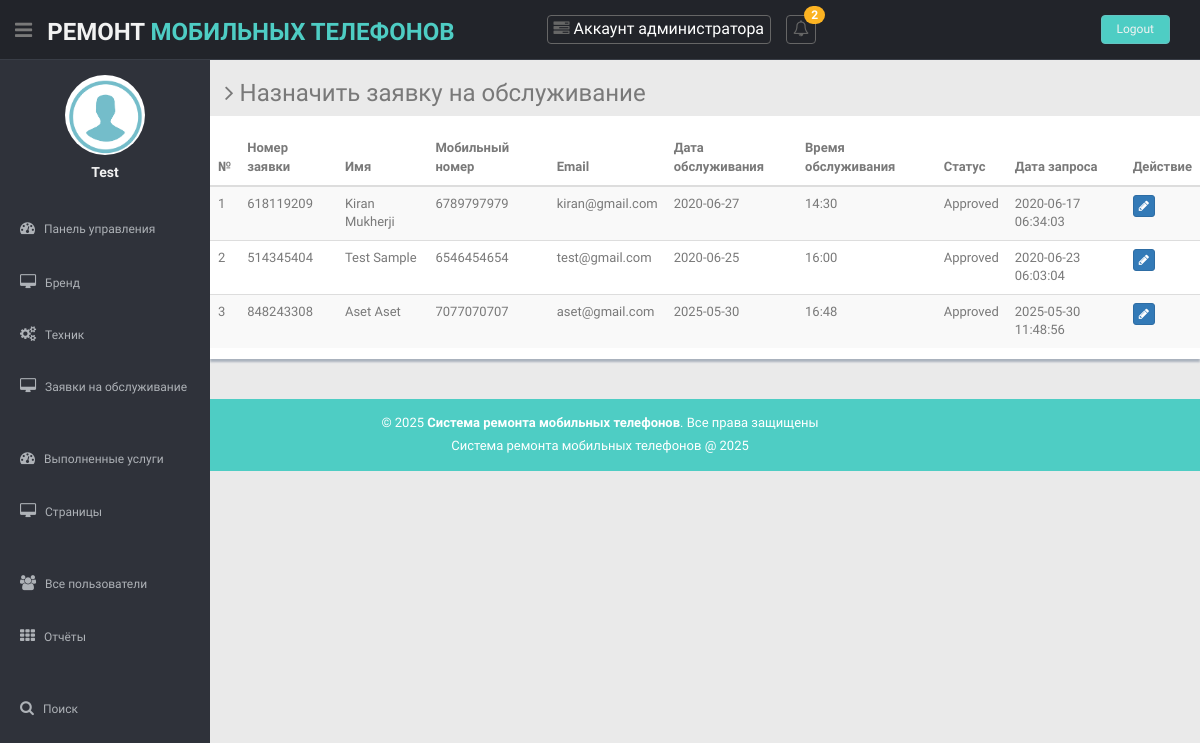
Screenshot of /admin/assign-service-request.php (signed in) with the database file from the repository.
### tables this page shows
CREATE TABLE IF NOT EXISTS `tblrequest` (
  `ID` int NOT NULL AUTO_INCREMENT,
  `UserID` int DEFAULT NULL,
  `ServiceNumber` varchar(10) DEFAULT NULL,
  `BrandName` varchar(50) DEFAULT NULL,
  `ACtype` varchar(100) DEFAULT NULL,
  `ACcapcity` varchar(50) DEFAULT NULL,
  `Problem` varchar(200) DEFAULT NULL,
  `ProblemDesc` mediumtext,
  `Address` varchar(200) DEFAULT NULL,
  `DateofService` varchar(200) DEFAULT NULL,
  `SuitableTime` varchar(200) DEFAULT NULL,
  `ReqDate` timestamp NULL DEFAULT CURRENT_TIMESTAMP,
  `Status` varchar(50) DEFAULT NULL,
  `AssignTo` varchar(120) DEFAULT NULL,
  `Remark` varchar(200) DEFAULT NULL,
  `ServiceCharge` decimal(10,2) DEFAULT NULL,
  `PartCharge` decimal(10,2) DEFAULT NULL,
  `OtherCharge` decimal(10,2) DEFAULT NULL,
  `ResponseDate` timestamp NULL DEFAULT NULL ON UPDATE CURRENT_TIMESTAMP,
  PRIMARY KEY (`ID`),
  KEY `ServiceNumber` (`ServiceNumber`)
);

CREATE TABLE IF NOT EXISTS `tbluser` (
  `ID` int NOT NULL AUTO_INCREMENT,
  `FirstName` varchar(200) DEFAULT NULL,
  `LastName` varchar(200) DEFAULT NULL,
  `MobileNumber` bigint DEFAULT NULL,
  `Email` varchar(200) DEFAULT NULL,
  `Password` varchar(200) DEFAULT NULL,
  `RegDate` timestamp NULL DEFAULT CURRENT_TIMESTAMP,
  PRIMARY KEY (`ID`)
);

### admin/assign-service-request.php (the view, shortened to what this page needs)
<?php
include('includes/dbconnection.php');
if (strlen($_SESSION['acrsaid']==0)) {
  header('location:logout.php');
  } else{
?>
<!DOCTYPE html>
<html lang="en">
<head>
  <link href="../lib/bootstrap/css/bootstrap.min.css" rel="stylesheet">
  <link href="../lib/font-awesome/css/font-awesome.css" rel="stylesheet" />
  <link href="../lib/advanced-datatable/css/demo_page.css" rel="stylesheet" />
  <link href="../lib/advanced-datatable/css/demo_table.css" rel="stylesheet" />
  <link rel="stylesheet" href="../lib/advanced-datatable/css/DT_bootstrap.css" />
  <link href="../css/style.css" rel="stylesheet">
  <link href="../css/style-responsive.css" rel="stylesheet">
</head>
<body>
  <section id="container">
   <?php include_once('includes/header.php');?>
  <?php include_once('includes/sidebar.php');?>
    <section id="main-content">
      <section class="wrapper">
        <h3><i class="fa fa-angle-right"></i> Назначить заявку на обслуживание</h3>
        <div class="row mb">
          <div class="content-panel">
            <div class="adv-table">
           <table class="table table-striped table-advance table-hover">
          <thead>
            <tr>
              <th>№</th>
              <th>Номер заявки</th>
              <th>Имя</th>
              <th>Мобильный номер</th>
              <th>Email</th>
              <th>Дата обслуживания</th>
              <th>Время обслуживания</th>
              <th>Статус</th>
              <th>Дата запроса</th>
              <th>Действие</th>
            </tr>
          </thead>
                <tbody>
                  <?php
$ret=mysqli_query($con,"select tbluser.*,tblrequest.* from tblrequest join tbluser on tbluser.ID=tblrequest.UserID where Status='Approved'");
$cnt=1;
while ($row=mysqli_fetch_array($ret)) {
?>
                  <tr class="gradeX">
                    <td><?php echo $cnt;?></td>
                    <td><?php  echo $row['ServiceNumber'];?></td>
                    <td><?php  echo $row['FirstName'];?> <?php  echo $row['LastName'];?></td>
                    <td><?php  echo $row['MobileNumber'];?></td>
                    <td><?php  echo $row['Email'];?></td>
                    <td><?php  echo $row['DateofService'];?></td>
                    <td><?php  echo $row['SuitableTime'];?></td>
                    <?php if($row['Status']==""){ ?>
                     <td><?php echo "Еще не обновлено"; ?></td>
<?php } else { ?>                  <td><?php  echo htmlentities($row['Status']);?>
                  </td>
                  <?php } ?>
                  <td class="hidden-phone"><?php  echo $row['ReqDate'];?></td>
                    <td class="center hidden-phone"><a href="view-service-detail.php?viewid=<?php echo htmlentities ($row['ServiceNumber']);?>"><button class="btn btn-primary btn-xs"><i class="fa fa-pencil"></i></button></a></td>
                  </tr>
                  <?php
$cnt=$cnt+1;
}?>
                </tbody>
              </table>
            </div>
          </div>
        </div>
      </section>
    </section>
<?php include_once('includes/footer.php');?>
  </section>
</body>
</html>
<?php  } ?>

### admin/includes/sidebar.php (shortened to what this page needs)
<aside>
      <div id="sidebar" class="nav-collapse ">
        <ul class="sidebar-menu" id="nav-accordion">
          <p class="centered"><a href="profile.html"><img src="images/images.png" class="img-circle" width="80"></a></p>
          <?php
$aid=$_SESSION['acrsaid'];
$ret=mysqli_query($con,"select * from tbladmin where ID='$aid'");
while ($row=mysqli_fetch_array($ret)) {
?>
          <h5 class="centered"><?php  echo $row['AdminName'];?></h5><?php } ?>
          <li class="mt">
            <a  href="dashboard.php">
              <i class="fa fa-dashboard"></i>
                <span>Панель управления</span>
              </a>
          </li>
            <li class="sub-menu">
            <a href="javascript:;">
              <i class="fa fa-desktop"></i>
              <span>Бренд</span>
              </a>
            </li>
            <li class="sub-menu">
            <a href="javascript:;">
              <i class="fa fa-cogs"></i>
              <span>Техник</span>
              </a>
            </li>
          <li class="sub-menu dcjq-parent-li">
            <a href="javascript:;" class="dcjq-parent">
              <i class="fa fa-desktop"></i>
              <span>Заявки на обслуживание</span>
              <span class="dcjq-icon"></span></a>
            </li>
            <li class="mt">
            <a href="completed-servicebytech.php">
              <i class="fa fa-dashboard"></i>
              <span>Выполненные услуги</span>
              </a>
            </li>
            <li class="sub-menu dcjq-parent-li">
            <a href="javascript:;" class="dcjq-parent">
              <i class="fa fa-desktop"></i>
              <span>Страницы</span>
              <span class="dcjq-icon"></span></a>
            </li>
             <li class="mt">
            <a href="reg-users.php">
              <i class="fa fa-users"></i>
              <span>Все пользователи</span>
              </a>
            </li>
            <li class="sub-menu">
            <a href="javascript:;">
              <i class="fa fa-th"></i>
              <span>Отчёты</span>
              </a>
            </li>
             <li class="mt">
            <a href="search.php">
              <i class="fa fa-search"></i>
              <span>Поиск</span>
              </a>
          </li>
        </ul>
      </div>
    </aside>

### css/style.css (style rules this page uses)
body { color: #797979; background: #eaeaea; font-family: 'Ruda', sans-serif; padding: 0px !important; margin: 0px !important; font-size:13px; }
ul li { list-style: none; }
a, a:hover, a:focus { text-decoration: none; outline: none; }
#container { width: 100%; height: 100%; }
.centered { text-align: center; }
.mt { margin-top: 25px; }
.mb { margin-bottom: 25px; }
#sidebar { width: 210px; height: 100%; position: fixed; background: #2f323a; }
#sidebar h5 { color: #f2f2f2; font-weight: 700; }
#sidebar ul li { position: relative; }
ul.sidebar-menu , ul.sidebar-menu li ul.sub { margin: -2px 0 0; padding: 0; }
ul.sidebar-menu { margin-top: 75px; }
ul.sidebar-menu li { margin-bottom: 5px; margin-left:10px; margin-right:10px; }
ul.sidebar-menu li.sub-menu { line-height: 15px; }
ul.sidebar-menu li a span { display: inline-block; }
ul.sidebar-menu li a { color: #aeb2b7; text-decoration: none; display: block; padding: 15px 0 15px 10px; font-size: 12px; outline: none; -webkit-transition: all 0.3s ease; -moz-transition: all 0.3s ease; -o-transition: all 0.3s ease; -ms-transition: all 0.3s ease; transition: all 0.3s ease; }
ul.sidebar-menu li a i { font-size: 15px; padding-right: 6px; }
#main-content { margin-left: 210px; }
.wrapper { display: inline-block; margin-top: 60px; padding-left: 15px; padding-right: 15px; padding-bottom: 15px; padding-top: 0px; width: 100%; }
.content-panel { background: #ffffff; box-shadow: 0px 3px 2px #aab2bd; padding-top: 15px; padding-bottom: 5px; }

### rows the page displays
tblrequest: ServiceNumber "618119209", UserID.FirstName "Kiran", UserID.LastName "Mukherji", UserID.MobileNumber "6789797979", UserID.Email "kiran@gmail.com", DateofService "2020-06-27", SuitableTime "14:30", Status "Approved", ReqDate "2020-06-17 06:34:03"
tblrequest: ServiceNumber "514345404", UserID.FirstName "Test", UserID.LastName "Sample", UserID.MobileNumber "6546454654", UserID.Email "test@gmail.com", DateofService "2020-06-25", SuitableTime "16:00", Status "Approved", ReqDate "2020-06-23 06:03:04"
tblrequest: ServiceNumber "848243308", UserID.FirstName "Aset", UserID.LastName "Aset", UserID.MobileNumber "7077070707", UserID.Email "aset@gmail.com", DateofService "2025-05-30", SuitableTime "16:48", Status "Approved", ReqDate "2025-05-30 11:48:56"

### other values shown
$num "2"
$row['AdminName'] "Test"
